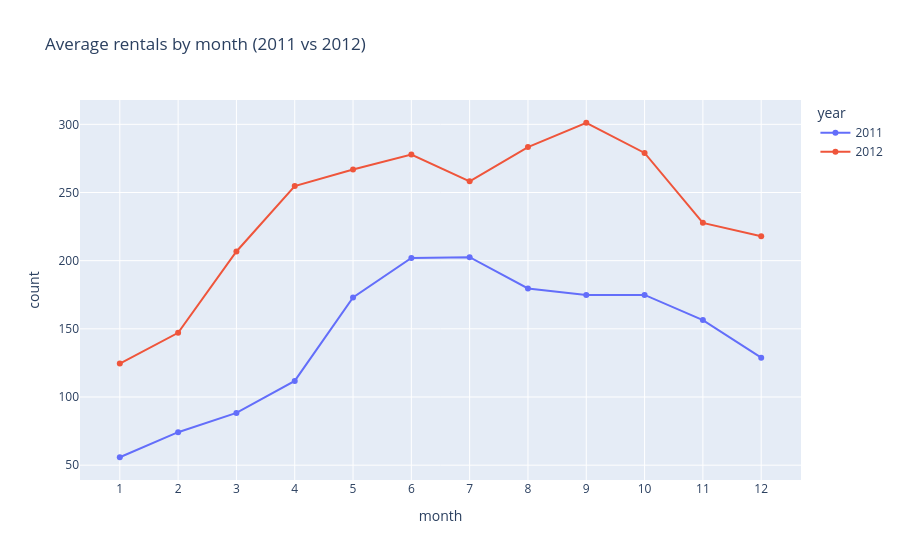

Notebook source saved alongside this figure:
### Markdown cell above
**Observation**

- `season`: summer and fall (2 and 3) are clearly busier (mean ~213-234) than winter (1, ~117), with spring in between.
- `weather`: demand falls steadily as conditions worsen (clear ~204 down to light rain/snow ~122).
- `workingday`: the medians are close (124 vs 150), but the boxes are wide with many high outliers, which is the commute peaks showing through.

### Code cell
# Monthly demand trend, split by year

monthly = train.groupby(['year', 'month'], as_index=False)['count'].mean()
fig = px.line(monthly, x='month', y='count', color='year', markers=True,
              title='Average rentals by month (2011 vs 2012)')
fig.update_layout(xaxis=dict(tickmode='linear', dtick=1), legend_title_text='year')
fig.show()

### Figure 1 — Plotly figure (JSON) as saved in the notebook; plotly's stock layout.template omitted (floating-point values rounded to 4 significant figures)
{"data": [{"hovertemplate": "year=2011<br>month=%{x}<br>count=%{y}<extra></extra>", "legendgroup": "2011", "line": {"color": "#636efa", "dash": "solid"}, "marker": {"symbol": "circle"}, "mode": "lines+markers", "name": "2011", "orientation": "v", "showlegend": true, "type": "scatter", "x": [1, 2, 3, 4, 5, 6, 7, 8, 9, 10, 11, 12], "xaxis": "x", "y": [55.82, 74.2, 88.33, 111.8, 173.0, 202.0, 202.6, 179.6, 174.8, 174.9, 156.4, 128.8], "yaxis": "y"}, {"hovertemplate": "year=2012<br>month=%{x}<br>count=%{y}<extra></extra>", "legendgroup": "2012", "line": {"color": "#EF553B", "dash": "solid"}, "marker": {"symbol": "circle"}, "mode": "lines+markers", "name": "2012", "orientation": "v", "showlegend": true, "type": "scatter", "x": [1, 2, 3, 4, 5, 6, 7, 8, 9, 10, 11, 12], "xaxis": "x", "y": [124.6, 147.1, 206.7, 254.7, 266.9, 277.8, 258.2, 283.3, 301.2, 279.0, 227.7, 218.0], "yaxis": "y"}], "layout": {"legend": {"title": {"text": "year"}, "tracegroupgap": 0}, "title": {"text": "Average rentals by month (2011 vs 2012)"}, "xaxis": {"anchor": "y", "domain": [0, 1], "dtick": 1, "tickmode": "linear", "title": {"text": "month"}}, "yaxis": {"anchor": "x", "domain": [0, 1], "title": {"text": "count"}}}}
